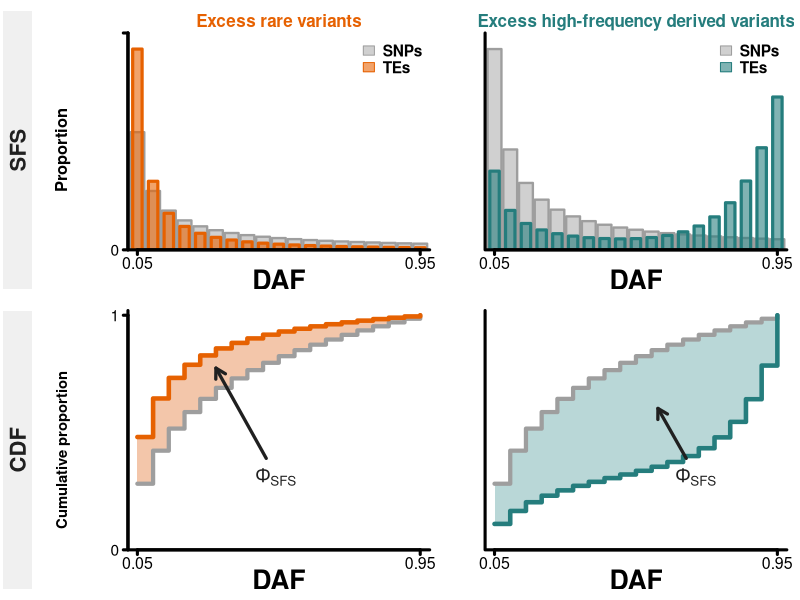
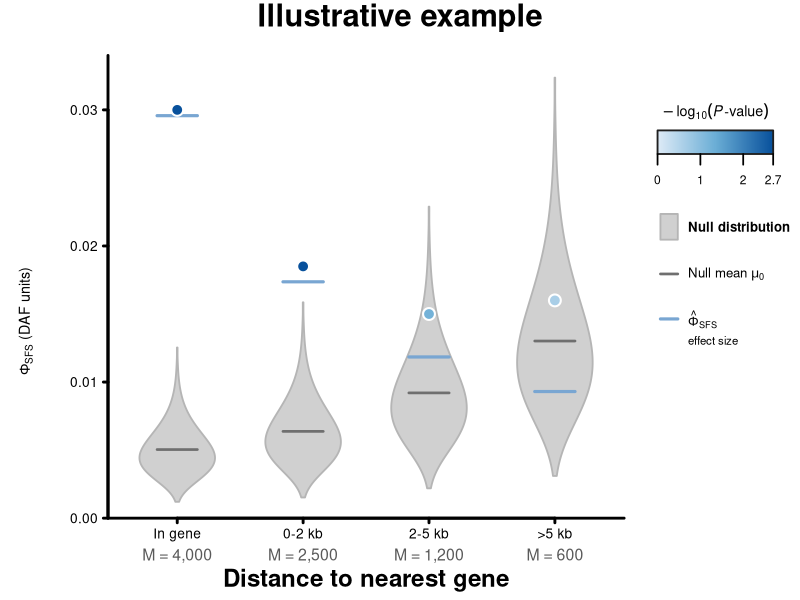
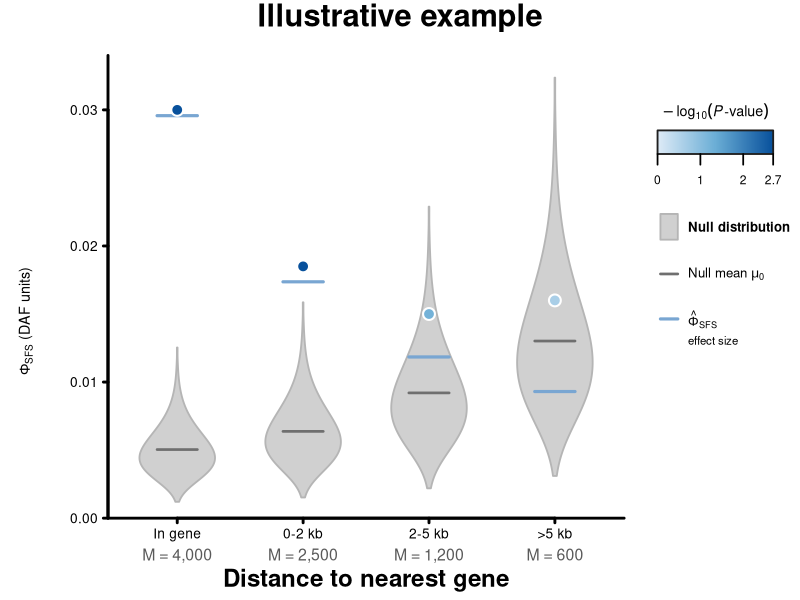

R code for these plots, in order:
#!/usr/bin/env Rscript

# Deterministic versions of the two Phi-SFS explanatory figures (PDF, and PNG
# for the null figure).
# Run from the repository root with:
#   module load R/4.4.2
#   Rscript figures/make_phi_sfs_figures.R

orange <- "#E66101"
orange_fill <- "#F3C6AA"
teal <- "#257D7D"
teal_fill <- "#B9D7D7"
neutral <- "#9E9E9E"
neutral_fill <- "#D0D0D0"
ink <- "#202020"

normalize <- function(x) x / sum(x)

step_coordinates <- function(x, y) {
    list(
        x = c(x[1], rep(x[-1], each = 2)),
        y = c(y[1], as.vector(rbind(y[-length(y)], y[-1])))
    )
}

draw_sfs <- function(x, neutral_sfs, te_sfs, color, title, show_y = FALSE) {
    ymax <- max(c(neutral_sfs, te_sfs)) * 1.08
    plot(NA, xlim = c(0.02, 0.98), ylim = c(0, ymax), axes = FALSE,
         xlab = "", ylab = "", xaxs = "i", yaxs = "i")

    # The wider neutral bars remain a single uniform gray. Narrower opaque TE
    # bars are drawn in front, avoiding transparency-induced color changes.
    rect(x - 0.022, 0, x + 0.022, neutral_sfs,
         col = neutral_fill, border = neutral, lwd = 2.3)
    rect(x - 0.015, 0, x + 0.015, te_sfs,
         col = adjustcolor(color, alpha.f = 0.58), border = color, lwd = 3.1)

    axis(1, at = c(0.05, 0.95), labels = c("0.05", "0.95"),
         lwd = 3.0, lwd.ticks = 3.0, cex.axis = 1.45)
    if (show_y) {
        axis(2, at = c(0, ymax), labels = c("0", ""),
             lwd = 3.0, lwd.ticks = 3.0, cex.axis = 1.4)
    }
    box(bty = "l", lwd = 3.0)
    mtext("DAF", side = 1, line = 2.2, cex = 1.6, font = 2)
    title(main = title, col.main = color, cex.main = 1.55, font.main = 2,
          line = 0.45)
    legend("topright", legend = c("SNPs", "TEs"),
           fill = c(neutral_fill, adjustcolor(color, alpha.f = 0.58)),
           border = c(neutral, color), bty = "n", cex = 1.4,
           text.font = 2, x.intersp = 0.6, y.intersp = 0.9)
}

draw_sidebar <- function(label) {
    plot.new()
    plot.window(xlim = c(0, 1), ylim = c(0, 1))
    rect(0.06, 0, 0.94, 1, col = "#F0F0F0", border = NA)
    text(0.5, 0.5, label, srt = 90, cex = 2.0, font = 2, col = ink)
}

draw_cdf <- function(x, neutral_sfs, te_sfs, color, fill,
                     show_y = FALSE, annotation_x = 0.48,
                     annotation_y = 0.34, arrow_x = 0.34) {
    neutral_cdf <- cumsum(neutral_sfs)
    te_cdf <- cumsum(te_sfs)
    neutral_step <- step_coordinates(x, neutral_cdf)
    te_step <- step_coordinates(x, te_cdf)

    plot(NA, xlim = c(0.02, 0.98), ylim = c(0, 1.02), axes = FALSE,
         xlab = "", ylab = "", xaxs = "i", yaxs = "i")
    polygon(c(neutral_step$x, rev(te_step$x)),
            c(neutral_step$y, rev(te_step$y)),
            col = fill, border = NA)
    lines(neutral_step$x, neutral_step$y, col = neutral, lwd = 4.1)
    lines(te_step$x, te_step$y, col = color, lwd = 4.4)

    axis(1, at = c(0.05, 0.95), labels = c("0.05", "0.95"),
         lwd = 3.0, lwd.ticks = 3.0, cex.axis = 1.45)
    if (show_y) {
        axis(2, at = c(0, 1), labels = c("0", "1"),
             lwd = 3.0, lwd.ticks = 3.0, cex.axis = 1.4)
    }
    box(bty = "l", lwd = 3.0)
    mtext("DAF", side = 1, line = 2.2, cex = 1.6, font = 2)

    target_bin <- max(which(x <= arrow_x))
    target_y <- (te_cdf[target_bin] + neutral_cdf[target_bin]) / 2
    text(annotation_x, annotation_y, expression(Phi[SFS]),
         cex = 1.75, font = 2, col = ink)
    arrows(annotation_x - 0.03, annotation_y + 0.08,
           arrow_x, target_y, length = 0.11, lwd = 3.2, col = ink)
}

draw_vertical_label <- function(label, cex = 1.5) {
    plot.new()
    plot.window(xlim = c(0, 1), ylim = c(0, 1))
    text(0.55, 0.5, label, srt = 90, cex = cex, font = 2, xpd = NA)
}

make_definition_figure <- function(path) {
    bins <- 1:19
    x <- bins / 20
    neutral_sfs <- normalize(1 / bins)
    rare_sfs <- normalize(1 / bins^1.55)
    high_sfs <- normalize(0.55 / bins + 0.055 * exp(0.42 * (bins - 12)))

    pdf(path, width = 11.2, height = 8.6, family = "Helvetica",
        useDingbats = FALSE)
    layout(matrix(1:8, nrow = 2, byrow = TRUE),
           heights = c(1, 1), widths = c(0.10, 0.14, 1, 1))

    par(mar = rep(0, 4))
    draw_sidebar("SFS")
    par(mar = rep(0, 4))
    draw_vertical_label("Proportion")

    par(mar = c(3.8, 3.2, 2.5, 1.0), mgp = c(2.1, 0.65, 0),
        tcl = -0.35, las = 1)

    draw_sfs(x, neutral_sfs, rare_sfs, orange,
             "Excess rare variants", show_y = TRUE)
    draw_sfs(x, neutral_sfs, high_sfs, teal,
             "Excess high-frequency derived variants", show_y = FALSE)

    par(mar = rep(0, 4))
    draw_sidebar("CDF")
    par(mar = rep(0, 4))
    draw_vertical_label("Cumulative proportion", cex = 1.35)

    par(mar = c(3.8, 3.2, 0.8, 1.0), mgp = c(2.1, 0.65, 0),
        tcl = -0.35, las = 1)
    draw_cdf(x, neutral_sfs, rare_sfs, orange, orange_fill,
             show_y = TRUE, annotation_x = 0.49,
             annotation_y = 0.31, arrow_x = 0.30)
    draw_cdf(x, neutral_sfs, high_sfs, teal, teal_fill,
             show_y = FALSE, annotation_x = 0.69,
             annotation_y = 0.31, arrow_x = 0.57)
    dev.off()
}

# Null figure: Phi-SFS on its own scale, one category per column. The gray
# violin is the category's null distribution of Phi_i^0 (two neutral SNP sets of
# the same size M), so its height is the finite-sample floor, which shrinks as
# M grows. The point is Phi_obs, colored by its add-one P-value; the blue bar
# is the effect size Phi_SFS-hat, the floor-corrected sqrt(max(Phi_obs^2 - mu_0^2, 0))
# (docs/PHI_SFS_FLOOR_CORRECTION_W1.md).
# Values are synthetic. Null means and SDs scale as 1/sqrt(M), anchored to the
# in-gene production null (mean 0.0050, SD 0.0018 at M = 4,067).
draw_violin <- function(values, center, width = 0.30) {
    d <- density(values, from = min(values), to = max(values), n = 512,
                 cut = 0, bw = "nrd0")
    half_width <- width * d$y / max(d$y)
    polygon(c(center - half_width, rev(center + half_width)),
            c(d$x, rev(d$x)), col = "#D0D0D0", border = "#B5B5B5",
            lwd = 1.8)
}

draw_null_figure <- function() {
    categories <- c("In gene", "0-2 kb", "2-5 kb", ">5 kb")
    site_count <- c(4000, 2500, 1200, 600)
    observed <- c(0.0300, 0.0185, 0.0150, 0.0160)
    null_count <- 500
    u <- ((1:null_count) - 0.5) / null_count
    shape <- (0.0050 / 0.0018)^2
    nulls <- lapply(site_count, function(m) {
        mu <- 0.0050 * sqrt(4067 / m)
        qgamma(u, shape = shape, rate = shape / mu)
    })
    p_values <- mapply(function(null, obs) (1 + sum(null >= obs)) / (length(null) + 1),
                       nulls, observed)
    p_cap <- log10(null_count + 1)
    minus_log10_p <- pmin(-log10(p_values), p_cap)
    blue <- colorRampPalette(c("#DEEBF7", "#6BAED6", "#08519C"))(301)
    point_colors <- blue[1 + round(minus_log10_p / p_cap * 300)]
    ylim <- c(0, 0.034)

    layout(matrix(c(1, 2, 3), nrow = 1), widths = c(0.38, 4.7, 1.35))
    par(oma = c(0, 0, 3.2, 0))
    par(mar = rep(0, 4))
    draw_vertical_label(expression(paste(Phi[SFS], " (DAF units)")), cex = 1.3)

    par(mar = c(6.2, 4.6, 1.0, 0.6), mgp = c(3.2, 0.75, 0),
        tcl = -0.35, las = 1)
    plot(NA, xlim = c(0.45, 4.55), ylim = ylim, axes = FALSE,
         xlab = "", ylab = "", xaxs = "i", yaxs = "i")
    for (i in seq_along(nulls)) {
        draw_violin(nulls[[i]], i)
        mu <- mean(nulls[[i]])
        segments(i - 0.16, mu, i + 0.16, mu, col = "#6F6F6F", lwd = 2.6)
        phi_hat <- sqrt(max(observed[i]^2 - mu^2, 0))
        segments(i - 0.16, phi_hat, i + 0.16, phi_hat, col = "#79A6D2", lwd = 3.1)
    }
    points(1:4, observed, pch = 21, bg = point_colors,
           col = "white", lwd = 2.0, cex = 2.4)
    axis(1, at = 1:4, labels = categories, lwd = 2.8,
         lwd.ticks = 2.8, cex.axis = 1.25)
    mtext(paste0("M = ", formatC(site_count, format = "d", big.mark = ",")), side = 1,
          at = 1:4, line = 2.4, cex = 0.95, col = "#5A5A5A")
    axis(2, at = seq(0, 0.03, by = 0.01), lwd = 2.8,
         lwd.ticks = 2.8, cex.axis = 1.25)
    box(bty = "l", lwd = 2.8)
    mtext("Distance to nearest gene", side = 1, line = 4.4,
          cex = 1.45, font = 2)

    par(mar = c(6.2, 0.4, 1.0, 0.5))
    plot.new()
    plot.window(xlim = c(0, 1), ylim = c(0, 1))
    text(0.5, 0.91, expression(-log[10](italic(P)*"-value")),
         cex = 1.3, font = 2)
    edges <- seq(0.10, 0.90, length.out = length(blue) + 1)
    rect(edges[-length(edges)], 0.81, edges[-1], 0.865,
         col = blue, border = NA)
    rect(0.10, 0.81, 0.90, 0.865, border = ink, lwd = 1.8)
    tick_value <- c(0, 1, 2, p_cap)
    tick_x <- 0.10 + tick_value / p_cap * 0.80
    segments(tick_x, 0.785, tick_x, 0.81, lwd = 1.7)
    text(tick_x, 0.75, labels = c("0", "1", "2", "2.7"), cex = 1.1)
    rect(0.12, 0.61, 0.24, 0.67, col = "#D0D0D0",
         border = "#B5B5B5", lwd = 1.8)
    text(0.31, 0.64, "Null distribution", adj = 0, cex = 1.2, font = 2)
    segments(0.12, 0.53, 0.24, 0.53, col = "#6F6F6F", lwd = 2.6)
    text(0.31, 0.53, expression(paste("Null mean ", mu[0])), adj = 0,
         cex = 1.2, font = 2)
    segments(0.12, 0.425, 0.24, 0.425, col = "#79A6D2", lwd = 3.1)
    text(0.31, 0.425, expression(hat(Phi)[SFS]), adj = 0,
         cex = 1.2, font = 2)
    text(0.31, 0.375, "effect size", adj = 0, cex = 1.05)

    mtext("Illustrative example", side = 3, line = 1.0,
          outer = TRUE, cex = 1.85, font = 2)
    invisible(p_values)
}

make_null_figure <- function(stem) {
    pdf(paste0(stem, ".pdf"), width = 10.2, height = 7.2,
        family = "Helvetica", useDingbats = FALSE)
    p_values <- draw_null_figure()
    dev.off()
    png(paste0(stem, ".png"), width = 10.2, height = 7.2, units = "in",
        res = 180, family = "Helvetica")
    draw_null_figure()
    dev.off()
    p_values
}

make_definition_figure("figures/phi_sfs_definition_schematic.pdf")
print(make_null_figure("figures/phi_sfs_null_example"))
